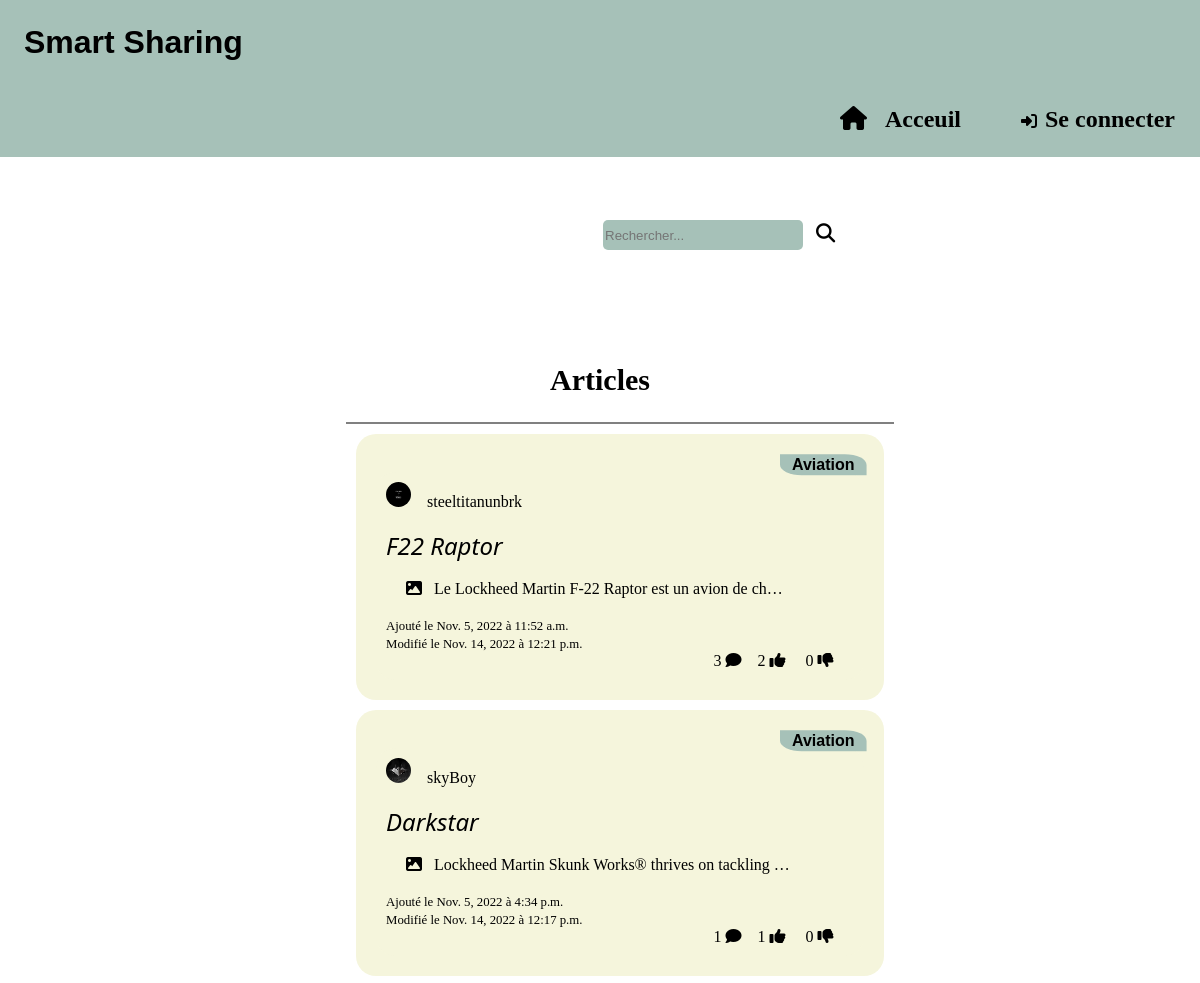
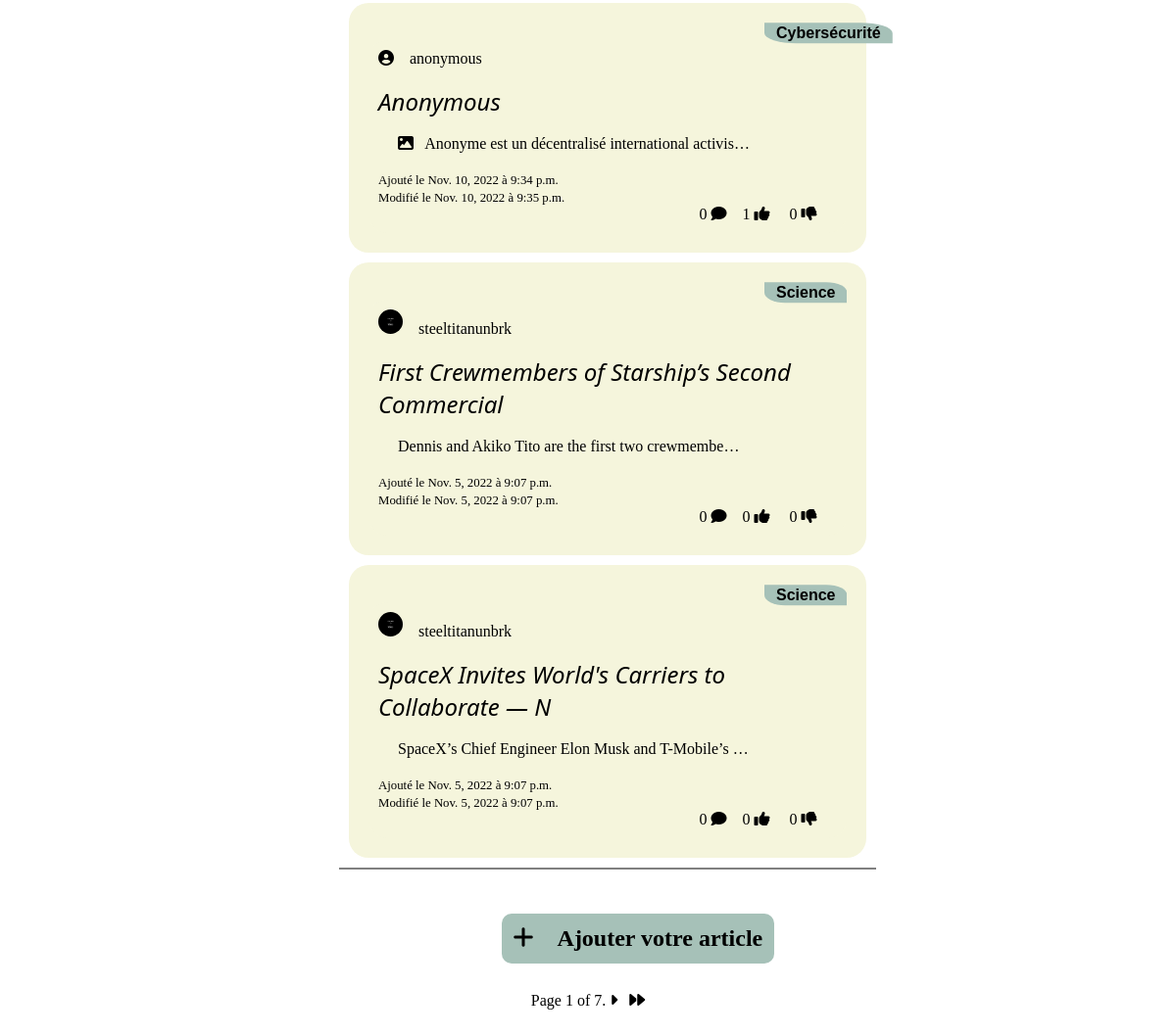
The app's page /Home/, older data (2 pictures, top to bottom).
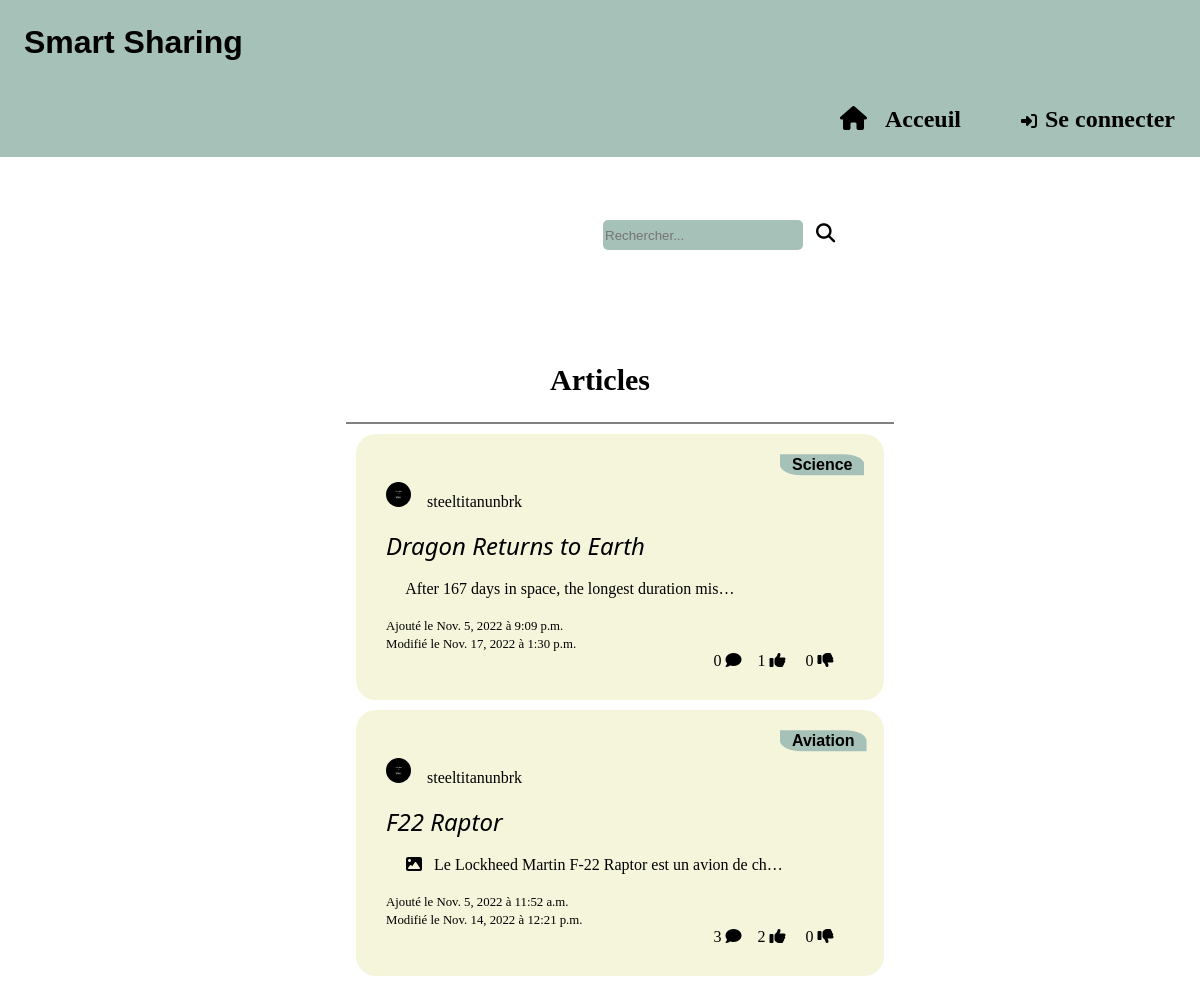
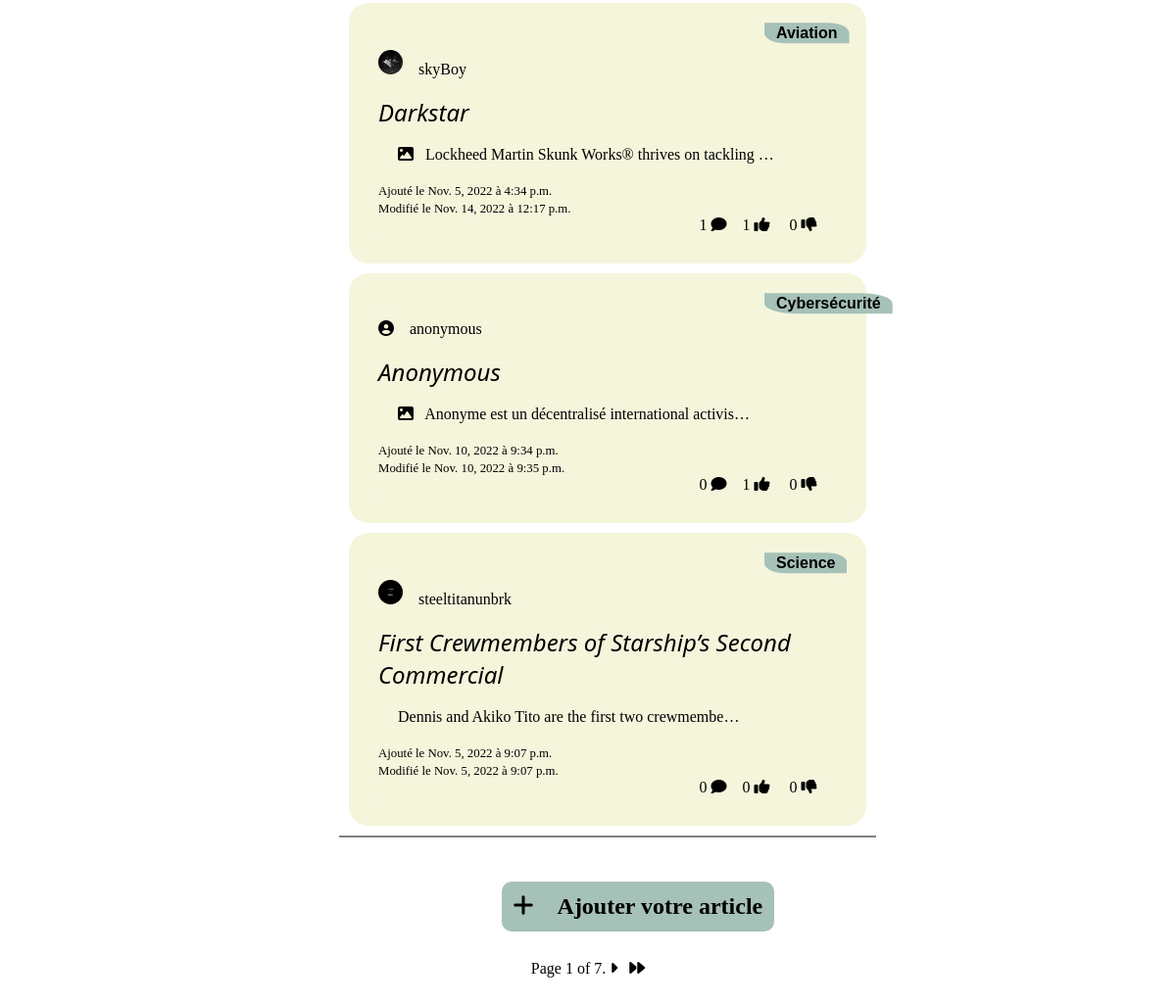
The same page, newer data (2 pictures, top to bottom).
### posts/models.py (models this page shows, shortened)
class Post(models.Model):
    title = models.CharField(verbose_name="", max_length=50)
    content = models.TextField(verbose_name="", unique=True)
    illustration = models.ImageField(default=None, blank=True, null=True, upload_to='images/illustrations/%Y/%m/%d/')
    theme = models.ForeignKey(Theme, verbose_name="Thème ", on_delete=models.CASCADE)
    like = models.ManyToManyField(User, related_name="liker")
    dislike = models.ManyToManyField(User, related_name="disliker")
    user = models.ForeignKey(User, on_delete=models.CASCADE, related_name="poster")
    modifHour = models.TimeField(auto_now=True, auto_now_add=False)
    addHour = models.TimeField(auto_now=False, auto_now_add=True)
    modifDate = models.DateField(auto_now=True, auto_now_add=False)
    addDate = models.DateField(auto_now=False, auto_now_add=True)

class Theme(models.Model):
    label = models.CharField(max_length=30, unique=True)
    def __str__(self):
        return self.label

class User(AbstractUser):
    image = models.ImageField(verbose_name="Photo de profil", upload_to="profile", blank=True, null=True)

### posts/views.py (the view, shortened to what this page needs)
# urls.py: 2. Add a URL to urlpatterns:  path('', views.home, name='home')
def home(request):
    postDic = {}
    _postList = Post.objects.all().order_by('modifDate').reverse()
    paginator = Paginator(_postList, 5)
    number = request.GET.get('page')
    postList = paginator.get_page(number)
    themes = Theme.objects.all()
    posts = []
    if request.method == "GET":
        _request = request.GET.get('_request')
    for _post in postList:
        comment = Comment.objects.filter(post=_post).count()
        postDic[_post] = (comment)
    addPost(request)
    return render(request, 'posts/index.html',
                  {'postD': postDic, 'themes': themes, 'result': _request, 'page_obj': postList})

### posts/templates/posts/index.html (shortened to what this page needs)
{% extends 'posts/model.html' %}
{% block content %}
<main>
  <form class="search-area">
    <input type="search" placeholder="Rechercher..." name="_request" />
    <button class="search-button" type="submit"><i class="fa-solid fa-magnifying-glass"></i></button>
  </form>
  {% if result != None %}
    <h2 style="text-align: center">Résultats pour "{{ result }}"</h2>
  {% else %}
    <h2 style="text-align: center; font-size: 30px; margin-top: 80px;">Articles</h2>
  {% endif %}
  <ul>
    <HR NOSHADE>
    {% for post, comment in postD.items %}
      <div class="post">
        <span class="theme">{{ post.theme }}</span><br/>
        <a class="posts" href="{% url 'details' post.id %}">
            <li class="post">
              <span class="user">
              {% if post.user.image %}
                <img class="profile-image-resizex2" src="{{ post.user.image.url }}" alt="Photo de profil">
              {% else %}
                <i class="fa-solid fa-circle-user"></i>
              {% endif %}
              &nbsp&nbsp&nbsp{{ post.user }}</span><br/>
              <span class="post-content">
                <span class="post-title">{{ post.title }}</span><br/>
                <br/>&nbsp&nbsp&nbsp&nbsp
                {% if post.illustration %}
                  <i class="fa-solid fa-image"></i>&nbsp&nbsp
                {% endif %}
                {{ post.content|truncatechars:50 }}<br/>
                <span class="info">
                  <br/>Ajouté le {{ post.addDate }} à {{ post.addHour }}
                  <br />Modifié le {{ post.modifDate }} à {{ post.modifHour }}
                </span><br/>
                <span class="action">{{ comment }}&nbsp<i class="fa-solid fa-comment"></i>
                <a class="action" href="{% url 'home-like' post.id %}">
                  {{ post.like.all|length }}&nbsp<i class="fa-solid fa-thumbs-up"></i>
                </a>
                <a class="action" href="{% url 'home-dislike' post.id %}">
                  {{ post.dislike.all|length }}&nbsp<i class="fa-solid fa-thumbs-down"></i>
                </a>
                &nbsp&nbsp&nbsp</span>
              </span>
            </li>
          </a>
        </div>
    {% endfor %}
    <HR NOSHADE>
  </ul>
  <a href="{% url 'add-post' %}" style="text-align: center; padding-top : 50%"><h2 class="post-add"><i class="fa-sharp fa-solid fa-plus"></i>&nbsp&nbsp&nbsp&nbspAjouter votre article</h2></a>
  <div class="pagination">
    <span class="step-links">
        <span class="current">
            Page {{ page_obj.number }} of {{ page_obj.paginator.num_pages }}.
        </span>
        {% if page_obj.has_next %}
            <a href="?page={{ page_obj.next_page_number }}"><i class="fa-solid fa-caret-right"></i></a>&nbsp&nbsp
            <a href="?page={{ page_obj.paginator.num_pages }}"><i class="fa-solid fa-forward"></i></a>
        {% endif %}
      </span>
  </div>
</main>
{% endblock %}

### posts/templates/posts/model.html (shortened to what this page needs)
{% load static %}
<!DOCTYPE html>
<html lang="">
  <head>
    <link rel="stylesheet" href="{% static 'posts/styles.css' %}" />
    <link href="{% static 'fontawesomefree/css/fontawesome.css' %}" rel="stylesheet" type="text/css"/>
    <link href="{% static 'fontawesomefree/css/brands.css' %}" rel="stylesheet" type="text/css"/>
    <link href="{% static 'fontawesomefree/css/solid.css' %}" rel="stylesheet" type="text/css"/>
  </head>
  <body>
    <header>
      <h1  id="title">Smart Sharing</h1>
      <nav>
        <a href="{% url 'home' %}" style="font-weight: bold; text-align: left; font-size: x-large;"><i class="fa-solid fa-house"></i>&nbsp&nbsp&nbspAcceuil</a>
        {% if request.user.is_authenticated %}
          <div class="popup" onclick="myFunction()"><button class="user-menu">
          {% if request.user.image %}
            <img class="profile-image-resize" src="{{ request.user.image.url }}" alt="Photo de profil">&nbsp
          {% else %}
            <i class="fa-solid fa-circle-user"></i>
          {% endif %}
          <span class="username">{{ user }}</span></button>
            <span class="popuptext" id="myPopup">
              <a href="{% url 'profile' %}"><i class="fa-solid fa-user-pen"></i>&nbsp&nbsp&nbsp Mon profil</a><br/>
              <a href="{% url 'my-posts' %}"><i class="fa-solid fa-newspaper"></i>&nbsp&nbsp&nbsp Mes articles</a><br/>
              <a href="{% url 'logout' %}"><i class="fa-solid fa-right-from-bracket"></i>&nbsp&nbsp&nbsp Se déconnecter</a>
            </span>
          </div>
        {% else %}
          <a href="{% url 'connexion' %}"><i class="fa-solid fa-right-to-bracket"></i>&nbsp&nbsp<span  style="font-weight: bold; font-size: x-large;">Se connecter</span></a>
        {% endif %}
      </nav>
    </header>
    <main>
      {% block content%}{% endblock %}
    </main>
  </body>
</html>

### posts/static/posts/styles.css (style rules this page uses)
main { margin-left: 15%; margin-right: 15%; margin-bottom: 5%; }
#title { font-family: 'Franklin Gothic Medium', 'Arial Narrow', Arial, sans-serif; margin-top: 0%; padding: 2%; }
nav { padding-bottom: 2%; border-radius: 15%; display: inline-block; vertical-align: middle; position: relative; left: 70%; }
a { text-decoration: none; color: black; }
.user { display: block; }
.info { font-size: 80%; }
.post-title { font-size: 150%; font-style: italic; font-family: system-ui, -apple-system, BlinkMacSystemFont, 'Segoe UI', Roboto, Oxygen, Ubuntu, Cantarell, 'Open Sans', 'Helvetica Neue', sans-serif; }
.theme { font-weight: bold; position: absolute; left:65%; font-family: Impact, Haettenschweiler, 'Arial Narrow Bold', sans-serif; background-color: #a6c1b8; clip-path:inset(25% 0 25% 0 round 0 25% 0 25%); text-align: center; padding: 1%; }
.posts { text-decoration: none; outline: none; }
.action { position: relative; left: 70%; }
li { list-style-type: none; color: black; }
nav { text-align: center; }
.search-area { position: relative; padding-bottom: 5%; width: 300px; left: 50%; }
.search-area input { height: 30px; width: 200px; }
input { display: inline-block; text-align: left; border-radius: 5px; border: 3px; margin: 1%; height: 25px; background: #a6c1b8; }
.pagination { text-align: center; }
header { margin-bottom: 5%; background-color: #a6c1b8; }
body { margin: 0%; }
.post-content { margin-bottom: 15%; }
.search-button { border: 0px; height: 30px; font-size: larger; background-color: white; }
.profile-image-resizex2 { width : 25px; height : 25px; overflow: hidden; border: none; -moz-border-radius : 75px; -webkit-border-radius : 75px; border-radius : 75px; }
.post-add { margin-top: 5%; margin-bottom: 5%; padding-top: 2%; padding-bottom: 2%; padding-left: 2%; padding-right: 2%; background-color: #a6c1b8; border-radius: 10px; display: inline-block; position: relative; left: 35%; }
.post { margin: 10px; padding: 10px; border-radius: 20px; background-color: beige; }

Row changes from the older to the newer data that the page shows:
no longer on this page (row unchanged): Post: theme "Science", user.image (picture), user "steeltitanunbrk", title "SpaceX Invites World's Carriers to Collaborate — N", content "SpaceX’s Chief Engineer Elon Musk and T-Mobile’s …", addDate "Nov. 5, 2022", addHour "9:07 p.m.", modifDate "Nov. 5, 2022", modifHour "9:07 p.m.", comment "0", like.all|length "0", dislike.all|length "0"
now on this page (row edited): Post: theme "Science", user.image (picture), user "steeltitanunbrk", title "Dragon Returns to Earth", content "After 167 days in space, the longest duration mis…", addDate "Nov. 5, 2022", addHour "9:09 p.m.", modifDate "Nov. 17, 2022", modifHour "1:30 p.m.", comment "0", like.all|length "1", dislike.all|length "0"
